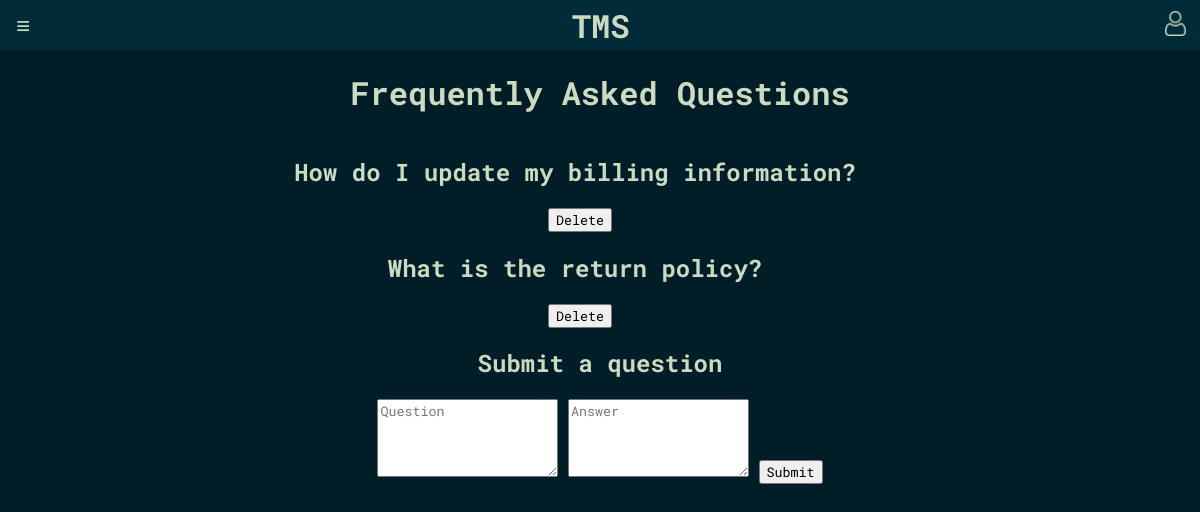
Page /pages/faqs.php (signed in) on the committed database.
### tables this page shows
CREATE TABLE faqs (
    id INTEGER PRIMARY KEY AUTOINCREMENT,
    question TEXT NOT NULL,
    answer TEXT NOT NULL,
    created_at TIMESTAMP DEFAULT CURRENT_TIMESTAMP
);

### pages/faqs.php (called while the page is built)
<?php
    require_once(__DIR__.'/../initialization/init.php');
    require_once(__DIR__.'/../templates/home/faqs.php');
?>

### database/faqs.php (called while the page is built, shortened)
<?php
function get_faqs(){
    global $dbh;
    try {
        $stmt = $dbh->prepare('SELECT * FROM faqs');
        $stmt->execute();
        $faqs = $stmt->fetchAll(PDO::FETCH_ASSOC);
        return $faqs;
    } catch(PDOException $e) {
        return -1;
    }
}
?>

### templates/home/faqs.php (the view, shortened to what this page needs)
<!DOCTYPE html>
<html>
<head>
    <link rel="stylesheet" href="/css/style.css">
    <link rel="stylesheet" href="/css/positioning.css">
</head>
<body class="">
    <?php require(__DIR__.'/../common/header.php'); ?>
    <div class="wrapper">
        <div class="container w_aside">
            <h1>Frequently Asked Questions</h1>
            <?php
            require_once(__DIR__.'/../../database/faqs.php');
            $faqs = get_faqs();
            foreach ($faqs as $faq) {
                echo '<div class="faq-item">';
                echo '<h2 class="faq-title" id="' . $faq['id'] . '">' . $faq['question'] . '</h2>';
                if($_SESSION['user_type'] === 'admin') {
                    echo '<button class="delete-button" data-id="' . $faq['id'] . '">Delete</button>';
                }
                echo '</div>';
            }
            ?>
            <?php if($_SESSION['user_type'] === 'admin') { ?>
            <h2>Submit a question</h2>
            <form id="submit_faq" action="../actions/action_submit_faq.php" method="post" required>
                <textarea id="question" name="question" form="submit_faq" placeholder="Question" rows="4" cols="20"
                    required></textarea>
                <textarea id="answer" name="answer" form="submit_faq" placeholder="Answer" rows="4" cols="20"
                    required></textarea>
                <button type="submit" value="Next">Submit</button>
            </form>
            <?php } ?>
        </div>
    </div>
</body>
</html>

### css/style.css (style rules this page uses)
:root { --main-blue: #022B3A; --main-blue-darker: #011D27; --tea-green: #CADBC0; --tea-green-light: #A8C397; --pink-bittersweet: #F97068; --pink-melon: #FCB4B1; --white: #f0f0f0; --almost-white: #e5e5e5; --blue-gradient: linear-gradient(90deg, rgba(2,0,36,1) 77%, rgba(9,9,121,1) 100%); --bg-blue-gradient: linear-gradient(160deg, #000529 0%, #80D0C7 100%); }
* { font-family: 'Roboto Mono', monospace !important; }
body { padding:0; margin:0; background: var(--main-blue-darker); color:var(--tea-green); font-family: 'Roboto Mono', monospace; }

### css/positioning.css (style rules this page uses)
:root { --main-blue: #022B3A; --main-blue-darker: #011D27; --tea-green: #CADBC0; --tea-green-light: #A8C397; --pink-bittersweet: #F97068; --pink-melon: #FCB4B1; }
.wrapper { display: flex; flex-direction: column; height: 100%; }
.container { padding-top: 50px; display: flex; flex-direction: column; justify-content: flex-start; height: auto; }
.faq-title { cursor: pointer; }
.faq-item { position: relative; overflow: auto; padding-right: 50px; }
.delete-button { margin-left: 10px; }

### templates/home/faqs.php (style rules this page uses)
.container { display: flex; justify-content: center; align-items: center; flex-direction: column; text-align: center; }

### rows in the picture
faqs: question "How do I update my billing information?"
faqs: question "What is the return policy?"
